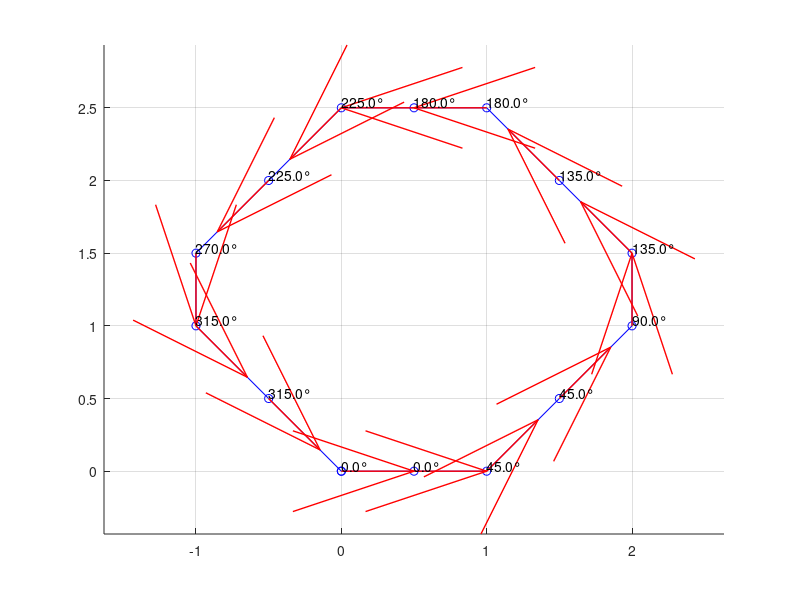

The MATLAB script that drew this image:
clc
close all
clear all

% Example points (replace these with your actual points)
points = [

0,0;
0.5,0;
1,0;
1.5,0.5;
2,1;
2,1.5;
1.5,2;
1,2.5;
0.5,2.5;
0,2.5;
-0.5,2;
-1,1.5;
-1,1;
-0.5,0.5;
0,0;

];

% Initialize theta array
theta = zeros(size(points, 1)-1, 1);
global_theta = zeros(size(points, 1)-1, 1);

% Calculate theta for each segment
for i = 1:length(points)-1
    dx = points(i+1, 1) - points(i, 1);
    dy = points(i+1, 2) - points(i, 2);
    theta(i) = atan2d(dy, dx); % atan2d returns the angle in degrees and handles all quadrants
end

% Calculate gloabl theta
global_theta(1) = theta(1);
for i = 2:length(theta)
    delta_theta = theta(i) - theta(i-1);
    if delta_theta > 180
        delta_theta = delta_theta - 360;
    elseif delta_theta < -180
        delta_theta = delta_theta + 360;
    end
    global_theta(i) = global_theta(i-1) + delta_theta;
end

% Plotting the points and directions
figure;
hold on;
grid on;
axis equal;

% Plot points
plot(points(:,1), points(:,2), 'bo-');

% Plot directions
for i = 1:length(points)-1
    quiver(points(i, 1), points(i, 2), cosd(theta(i)), sind(theta(i)), 0.5, 'r', 'LineWidth', 1, 'MaxHeadSize', 1);
    text(points(i, 1), points(i, 2), sprintf('%.1f°', global_theta(i)), 'VerticalAlignment', 'bottom', 'HorizontalAlignment', 'left');
end

Track_x = points(2:end,1);
Track_y = points(2:end,2);
Track_theta = deg2rad(global_theta);

save('track.mat','Track_x','Track_y','Track_theta');
